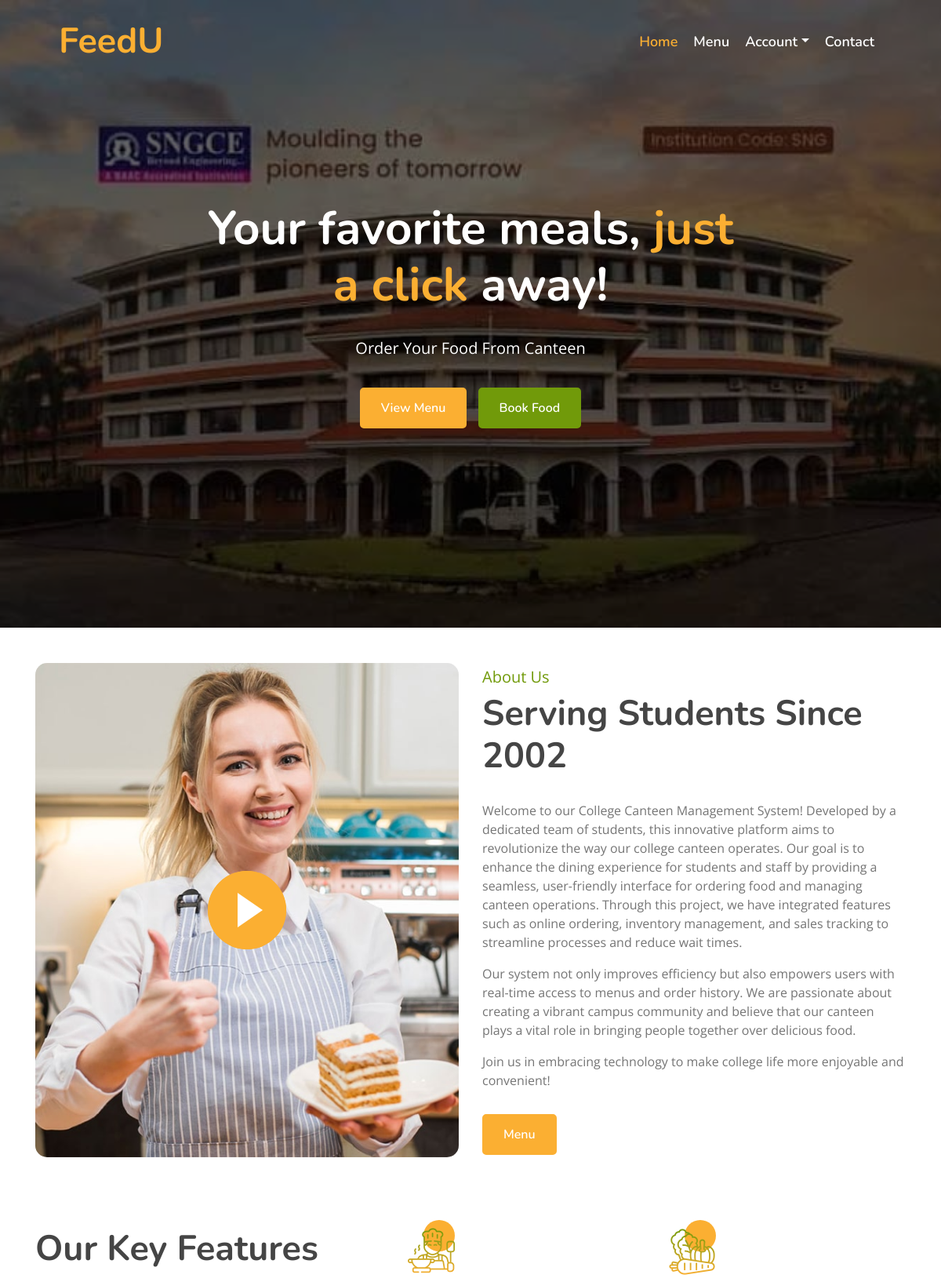
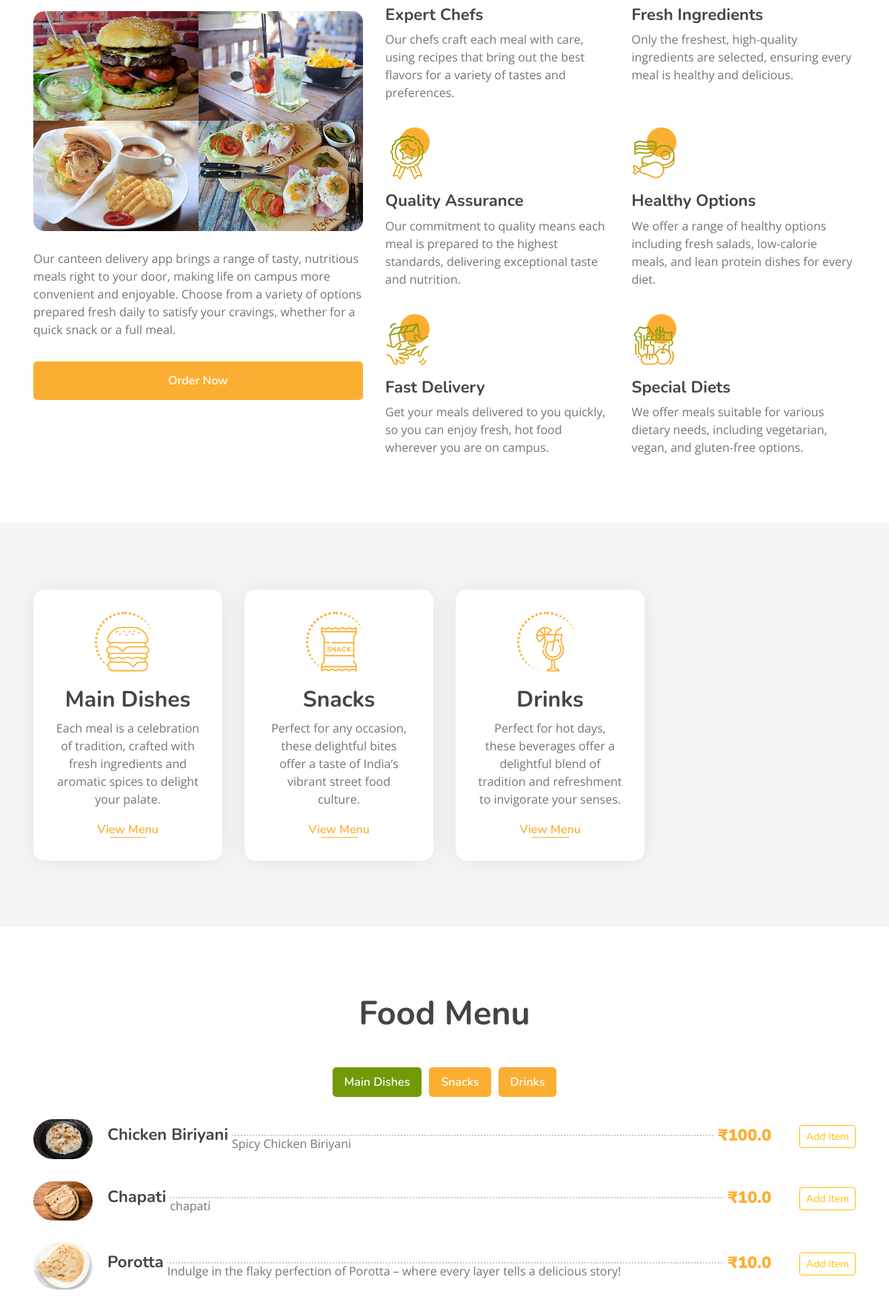
The page / (upper part) on the database its author committed (2 pictures, top to bottom).
### Home/models.py (models this page shows, shortened)
class FoodMenuItem(models.Model):
    name = models.CharField(max_length=100)
    description = models.TextField()
    category = models.CharField(
        max_length=25,
        choices=(("Food", "Food"), ("Snakes", "Snakes"), ("Beverages", "Beverages"), ("Diet_Food", "Diet_Food"))
    )
    image = models.ImageField(upload_to='menu_images/')
    available = models.BooleanField(default=True)
    rate = models.FloatField()
    discount_rate = models.FloatField( null=True, blank=True)
    offer = models.BooleanField(default=False, null=True, blank=True)
    timestamp = models.DateTimeField(default=timezone.now)
    def __str__(self):
        return self.name

### Home/decorators.py (the view, shortened to what this page needs)
    def wrapper_function(request, *args, **kwargs):
        group = None
        if request.user.groups.exists():
            group = request.user.groups.all()[0].name
        if group == None:
            return view_func(request, *args, **kwargs)

### Home/views.py (called while the page is built)
@admin_only
def Index(request):
    menu = FoodMenuItem.objects.all()
    print(menu,"--------------")
    return render(request,"index.html",{"menuitem":menu})

### templates/index.html (shortened to what this page needs)
<!DOCTYPE html>
{% load static %}
<html lang="en">
    <head>
        <link href="https://stackpath.bootstrapcdn.com/bootstrap/4.4.1/css/bootstrap.min.css" rel="stylesheet">
        <link href="https://cdnjs.cloudflare.com/ajax/libs/font-awesome/5.10.0/css/all.min.css" rel="stylesheet">
        <link href="{%static 'lib/animate/animate.min.css' %}" rel="stylesheet">
        <link href="{%static 'lib/owlcarousel/assets/owl.carousel.min.css' %}" rel="stylesheet">
        <link href="{%static 'lib/flaticon/font/flaticon.css' %}" rel="stylesheet">
        <link href="{%static 'lib/tempusdominus/css/tempusdominus-bootstrap-4.min.css' %}" rel="stylesheet" />
        <link href="{%static 'css/style.css' %}" rel="stylesheet">
    </head>
    <body>
        <div class="navbar navbar-expand-lg bg-light navbar-light">
            <div class="container-fluid">
                <a href="{%url 'Index' %}" class="navbar-brand">FeedU</a>
                <div class="collapse navbar-collapse justify-content-between" id="navbarCollapse">
                    <div class="navbar-nav ml-auto">
                        <a href="{%url 'Index' %}" class="nav-item nav-link active">Home</a>
                        <a href="{%url 'FoodMenu' %}" class="nav-item nav-link">Menu</a>
                        {% if request.user.is_authenticated %}
                        <div class="nav-item dropdown">
                            <a href="#" class="nav-link dropdown-toggle" data-toggle="dropdown">{{request.user}}</a>
                            <div class="dropdown-menu">
                                <a href="{%url 'SignOut' %}" class="dropdown-item">SignOut</a>
                            </div>
                        </div>
                        {% else %}
                        <div class="nav-item dropdown">
                            <a href="#" class="nav-link dropdown-toggle" data-toggle="dropdown">Account</a>
                        </div>
                        {% endif %}
                        <a href="{%url 'Index' %}#contact" class="nav-item nav-link">Contact</a>
                    </div>
                </div>
            </div>
        </div>
{% block content %}
        <div class="carousel">
            <div class="container-fluid">
                <div class="owl-carousel">
                    <div class="carousel-item">
                        <div class="carousel-img">
                            <img src="{%static 'img\collage.jpg' %}" style="object-fit: cover;" alt="Image">
                        </div>
                        <div class="carousel-text">
                            <h1>Your favorite meals, <span>just a click </span> away!</h1>
                            <p>
                                Order Your Food From Canteen
                            </p>
                            <div class="carousel-btn">
                                <a class="btn custom-btn" href="{%url 'FoodMenu' %}">View Menu</a>
                                <a class="btn custom-btn" href="{%url 'my_booking' %}">Book Food</a>
                            </div>
                        </div>
                    </div>
                </div>
            </div>
        </div>
<div class="about" id="about">
    <div class="container">
        <div class="row align-items-center">
            <div class="col-lg-6">
                <div class="about-img">
                    <button type="button" class="btn-play" data-toggle="modal" data-src="https://www.youtube.com/embed/DWRcNpR6Kdc" data-target="#videoModal">
                        <span></span>
                    </button>
                </div>
            </div>
            <div class="col-lg-6">
                <div class="about-content">
                    <div class="section-header">
                        <p>About Us</p>
                        <h2>Serving Students Since 2002</h2>
                    </div>
                    <div class="about-text">
                        <p>
                            Welcome to our College Canteen Management System! Developed by a dedicated team of students, this innovative platform aims to revolutionize the way our college canteen operates. Our goal is to enhance the dining experience for students and staff by providing a seamless, user-friendly interface for ordering food and managing canteen operations.
                            Through this project, we have integrated features such as online ordering, inventory management, and sales tracking to streamline processes and reduce wait times.
                        </p>
                        <p>
                            Our system not only improves efficiency but also empowers users with real-time access to menus and order history. We are passionate about creating a vibrant campus community and believe that our canteen plays a vital role in bringing people together over delicious food.
                        </p>
                        <p>
                            Join us in embracing technology to make college life more enjoyable and convenient!
                        </p>
                        <a class="btn custom-btn" href="{%url 'FoodMenu' %}">Menu</a>
                    </div>
                </div>
            </div>
        </div>
    </div>
</div>
<div class="feature">
    <div class="container">
        <div class="row">
            <div class="col-lg-5">
                <div class="section-header">
                    <h2>Our Key Features</h2>
                </div>
                <div class="feature-text">
                    <div class="feature-img">
                        <div class="row">
                            <div class="col-6">
                                <img src="{% static 'img/feature-1.jpg' %}" alt="Image">
                            </div>
                            <div class="col-6">
                                <img src="{% static 'img/feature-2.jpg' %}" alt="Image">
                            </div>
                            <div class="col-6">
                                <img src="{% static 'img/feature-3.jpg' %}" alt="Image">
                            </div>
                            <div class="col-6">
                                <img src="{% static 'img/feature-4.jpg' %}" alt="Image">
                            </div>
                        </div>
                    </div>
                    <p>
                        Our canteen delivery app brings a range of tasty, nutritious meals right to your door, making life on campus more convenient and enjoyable. Choose from a variety of options prepared fresh daily to satisfy your cravings, whether for a quick snack or a full meal.
                    </p>
                    <a class="btn custom-btn" href="{%url 'my_booking' %}">Order Now</a>
                </div>
            </div>
            <div class="col-lg-7">
                <div class="row">
                    <div class="col-sm-6">
                        <div class="feature-item">
                            <i class="flaticon-cooking"></i>
                            <h3>Expert Chefs</h3>
                            <p>
                                Our chefs craft each meal with care, using recipes that bring out the best flavors for a variety of tastes and preferences.
                            </p>
                        </div>
                    </div>
                    <div class="col-sm-6">
                        <div class="feature-item">
                            <i class="flaticon-vegetable"></i>
                            <h3>Fresh Ingredients</h3>
                            <p>
                                Only the freshest, high-quality ingredients are selected, ensuring every meal is healthy and delicious.
                            </p>
                        </div>
                    </div>
                </div>
                <div class="row">
                    <div class="col-sm-6">
                        <div class="feature-item">
                            <i class="flaticon-medal"></i>
                            <h3>Quality Assurance</h3>
                            <p>
                                Our commitment to quality means each meal is prepared to the highest standards, delivering exceptional taste and nutrition.
                            </p>
                        </div>
                    </div>
                    <div class="col-sm-6">
                        <div class="feature-item">
                            <i class="flaticon-meat"></i>
                            <h3>Healthy Options</h3>
                            <p>
                                We offer a range of healthy options including fresh salads, low-calorie meals, and lean protein dishes for every diet.
                            </p>
                        </div>
                    </div>
                </div>
                <div class="row">
                    <div class="col-sm-6">
                        <div class="feature-item">
                            <i class="flaticon-courier"></i>
                            <h3>Fast Delivery</h3>
                            <p>
                                Get your meals delivered to you quickly, so you can enjoy fresh, hot food wherever you are on campus.
                            </p>
                        </div>
                    </div>
                    <div class="col-sm-6">
                        <div class="feature-item">
                            <i class="flaticon-fruits-and-vegetables"></i>
                            <h3>Special Diets</h3>
                            <p>
                                We offer meals suitable for various dietary needs, including vegetarian, vegan, and gluten-free options.
                            </p>
                        </div>
                    </div>
                </div>
            </div>
        </div>
    </div>
</div>
<div class="food">
    <div class="container">
        <div class="row align-items-center">
            <div class="col-md-3">
                <div class="food-item">
                    <i class="flaticon-burger"></i>
                    <h2>Main Dishes</h2>
                    <p>
                         Each meal is a celebration of tradition, crafted with fresh ingredients and aromatic spices to delight your palate.
                    </p>
                    <a href="{%url 'FoodMenu' %}">View Menu</a>
                </div>
            </div>
            <div class="col-md-3">
                <div class="food-item">
                    <i class="flaticon-snack"></i>
                    <h2>Snacks</h2>
                    <p>
                        Perfect for any occasion, these delightful bites offer a taste of India’s vibrant street food culture.
                    </p>
                    <a href="{%url 'FoodMenu' %}">View Menu</a>
                </div>
            </div>
            <div class="col-md-3">
                <div class="food-item">
                    <i class="flaticon-cocktail"></i>
                    <h2>Drinks</h2>
                    <p>
                         Perfect for hot days, these beverages offer a delightful blend of tradition and refreshment to invigorate your senses.
                    </p>
                    <a href="{%url 'FoodMenu' %}">View Menu</a>
                </div>
            </div>
        </div>
    </div>
</div>
        <div class="menu">
            <div class="container">
                <div class="section-header text-center">
                    <h2>Food Menu</h2>
                </div>
                <div class="menu-tab">
                    <ul class="nav nav-pills justify-content-center">
                        <li class="nav-item">
                            <a class="nav-link active" data-toggle="pill" href="#maincourse">Main Dishes</a>
                        </li>
                        <li class="nav-item">
                            <a class="nav-link" data-toggle="pill" href="#snacks">Snacks</a>
                        </li>
                        <li class="nav-item">
                            <a class="nav-link" data-toggle="pill" href="#beverages">Drinks</a>
                        </li>
                    </ul>
<div class="tab-content">
    <div id="maincourse" class="container tab-pane active">
        <div class="row">
            <div class="col-lg-12 col-md-12">
                {% for item in menuitem %}
                    {% if item.category == "Food" %}
                    <div class="menu-item">
                        <div class="menu-img">
                            <img src="{{ item.image.url }}" alt="Image">
                        </div>
                        <div class="menu-text">
                            <h3><span>{{ item.name }}</span> <strong>₹{{ item.rate }}  &nbsp;&nbsp;&nbsp;&nbsp;
                                <a href="" class="btn btn-outline-warning btn-sm">Add Item</a></strong>
                           </h3>
                            <p>{{ item.description }}</p>
                        </div>
                    </div>
                    {% endif %}
                {% endfor %}
            </div>
        </div>
    </div>
</div>
                </div>
            </div>
        </div>
{% endblock %}
    </body>
</html>

### rows shown on the page
FoodMenuItem: image (picture), name "Chicken Biriyani", rate "100.0", description "Spicy Chicken Biriyani"
FoodMenuItem: image (picture), name "Chapati", rate "10.0", description "chapati"
FoodMenuItem: image (picture), name "Porotta", rate "10.0", description "Indulge in the flaky perfection of Porotta – where every layer tells a delicious story!"
